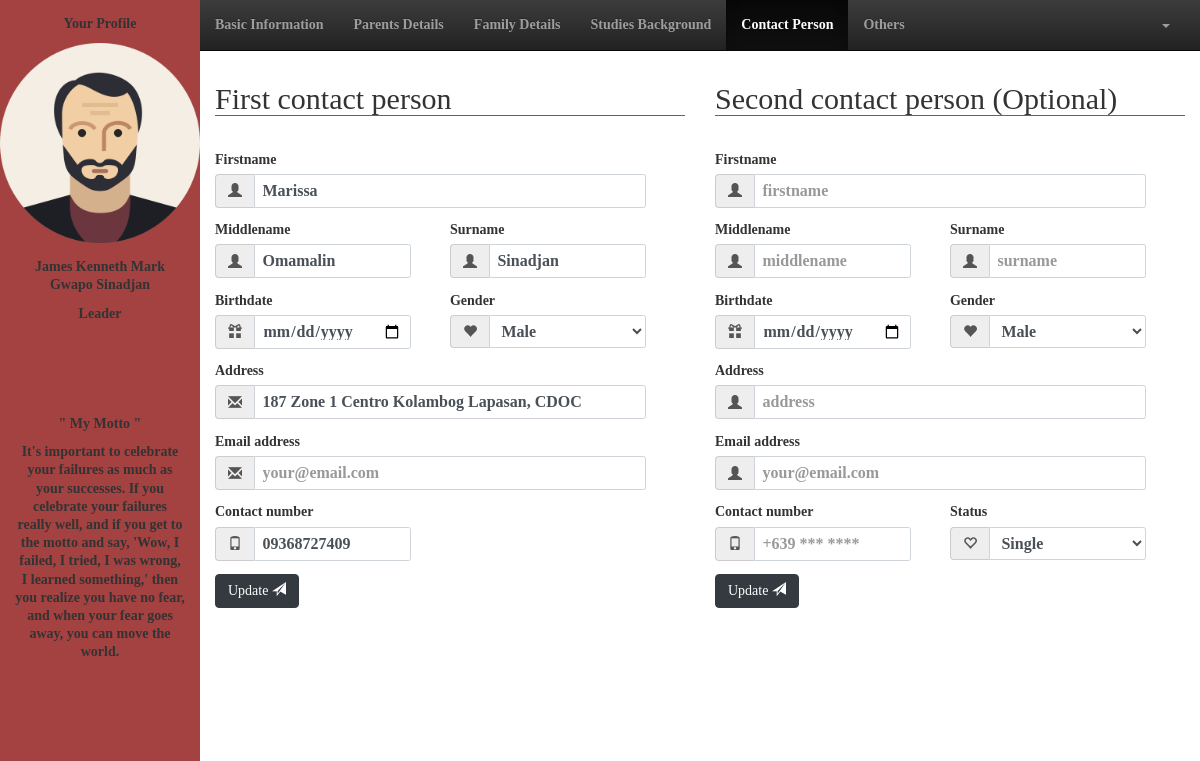
The app's page /user/contactperson.php?id=6 (signed in), older data.
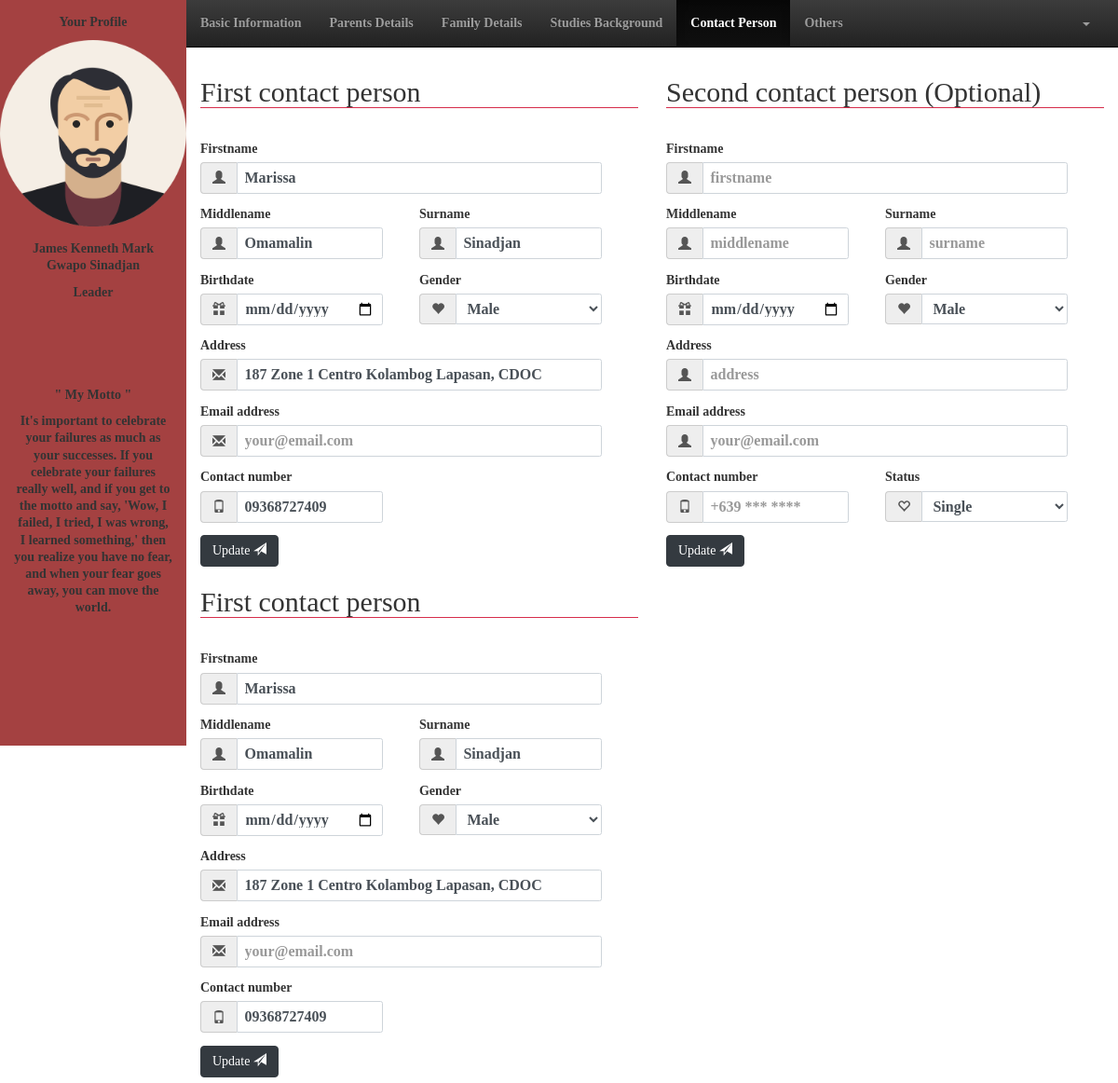
The same page, newer data.
### tables this page shows
CREATE TABLE `staff` (
  `staff_id` bigint(20) NOT NULL,
  `fname` varchar(50) NOT NULL,
  `mname` varchar(50) DEFAULT NULL,
  `lname` varchar(50) NOT NULL,
  `birthdate` date NOT NULL,
  `cellnum` varchar(50) NOT NULL,
  `telnum` varchar(50) DEFAULT NULL,
  `email` varchar(50) NOT NULL,
  `status` varchar(50) NOT NULL,
  `gender` varchar(50) NOT NULL,
  `type` varchar(50) NOT NULL,
  `position` varchar(50) NOT NULL,
  `department` varchar(50) NOT NULL,
  `password` varchar(50) NOT NULL
);

CREATE TABLE `contact_person` (
  `staff_id` bigint(20) DEFAULT NULL,
  `fname` varchar(50) NOT NULL,
  `mname` varchar(50) NOT NULL,
  `lname` varchar(50) NOT NULL,
  `contactNum` varchar(50) NOT NULL,
  `address` varchar(50) NOT NULL,
  `gender` varchar(50) NOT NULL,
  `email` varchar(50) NOT NULL,
  `birthdate` date NOT NULL
);

### user/contactperson.php (the view, shortened to what the changed rows need)
<!DOCTYPE html>
	<html lang="en">
	<head>
		<link rel="stylesheet" href="css/bootstrap.css">
		<link rel="stylesheet" href="css/stylesheet.css">
		<link rel="stylesheet" href="css/bootstrap-theme.css">
	</head>
	<body>
		<div class="col-2">
			<div class="row-12 sidebar">
				<div class="row-6">
					<?php
						$space = " ";
						$id = $_GET['id'];
						include_once("action/session.php");
						$query = "SELECT * FROM staff WHERE staff_id = '$id'";
						$result = mysqli_query($connect,$query);
						if(mysqli_num_rows($result) > 0){
							while($row = mysqli_fetch_assoc($result)):
					?>
					<form action="">
						<div class="row-2 container text-center">
							<p>Your Profile</p>
						</div>
						<div class="row-7 text-center">
							<img src="img/avatar.png" alt="" style="width: 200px; height: 200px;">
						</div>
						<div class="row-3 container text-center">
							<p><?php echo $row['fname'].$space.$row['lname'] ?></p>
							<p><?php echo $row['position'] ?></p>
						</div>
					</form>
					<?php endwhile;} ?>
				</div>
			</div>
		</div>
		<div class="col-10">
			<div class="row-10">
				<div class="col-6">
					<div class="row-12">
						<?php
							$id = $_GET['id'];
							include_once("action/session.php");
							$query = "SELECT * FROM contact_person WHERE staff_id = '$id'";
							$result = mysqli_query($connect,$query);
							if(mysqli_num_rows($result) > 0){
								while($row = mysqli_fetch_assoc($result)):
						?>
						<div class="container form-group">
							<legend><h2>First contact person</h2></legend>
						</div>
						<div class="container row-1 form-group" style="margin-bottom: 15px;">
							<div class=" col-11">
								<label for="">Firstname</label>
								<div class="input-group">
									<span class="input-group-addon"><i class="glyphicon glyphicon-user"></i></span>
									<input class="form-control" type="text" required placeholder="firstname" value="<?php echo $row['fname'] ?>">
								</div>
							</div>
						</div>
						<div class="container row-1 form-group" style="margin-bottom: 15px;">
							<div class=" col-5">
								<label for="">Middlename</label>
								<div class="input-group">
									<span class="input-group-addon"><i class="glyphicon glyphicon-user"></i></span>
									<input class="form-control" type="text" required placeholder="middlename" value="<?php echo $row['mname'] ?>">
								</div>
							</div>
							<div class="col-1"></div>
							<div class=" col-5">
								<label for="">Surname</label>
								<div class="input-group">
									<span class="input-group-addon"><i class="glyphicon glyphicon-user"></i></span>
									<input class="form-control" type="text" required placeholder="surname" value="<?php echo $row['lname'] ?>">
								</div>
							</div>
						</div>
						<div class="container row-1 form-group" style="margin-bottom: 15px;">
							<div class="col-5">
								<label for="">Birthdate</label>
								<div class="input-group">
									<span class="input-group-addon"><i class="glyphicon glyphicon-gift"></i></span>
									<input class="form-control" type="date" required value="<?php echo $row['date'] ?>">
								</div>
							</div>
							<div class="col-1"></div>
							<div class="col-5">
								<label for="">Gender</label>
								<div class="input-group">
									<span class="input-group-addon"><i class="glyphicon glyphicon-heart"></i></span>
									<select class="form-control" required>
	                                    <option value="">Male</option>
	                                </select>
								</div>
							</div>
						</div>
						<div class="container row-1 form-group" style="margin-bottom: 15px;">
							<div class="col-11">
								<label for="">Address</label>
								<div class="input-group">
									<span class="input-group-addon"><i class="glyphicon glyphicon-envelope"></i></span>
									<input class="form-control" type="text" required placeholder="address" value="<?php echo $row['address'] ?>">
								</div>
							</div>
						</div>
						<div class="container row-1 form-group" style="margin-bottom: 15px;">
							<div class="col-11">
								<label for="">Email address</label>
								<div class="input-group">
									<span class="input-group-addon"><i class="glyphicon glyphicon-envelope"></i></span>
									<input class="form-control" type="email" required placeholder="your@email.com" value="<?php echo $row['email'] ?>">
								</div>
							</div>
						</div>
						<div class="container row-1 form-group" style="margin-bottom: 15px;">
							<div class="col-5">
								<label for="">Contact number</label>
								<div class="input-group">
									<span class="input-group-addon"><i class="glyphicon glyphicon-phone"></i></span>
									<input class="form-control" type="text" required placeholder="+639 *** ****" value="<?php echo $row['contactNum'] ?>">
								</div>
							</div>
						</div>
						<div class="container row-1 form-group" style="margin-bottom: 15px;">
							<button class="btn btn-dark" type="button" data-toggle="modal" data-target="#update">Update  <span class="glyphicon glyphicon-send"></span></button>
						</div>
						<?php endwhile;} ?>
					</div>
				</div>
				<div class="col-6">
					<div class="row-12">
						<div class="container form-group">
							<legend><h2>Second contact person (Optional)</h2></legend>
						</div>
					</div>
				</div>
			</div>
		</div>
	</body>
</html>

Row changes from the older to the newer data that the page shows:
added contact_person: fname "Marissa", mname "Omamalin", lname "Sinadjan", address "187 Zone 1 Centro Kolambog Lapasan, CDOC", contactNum "09368727409"
